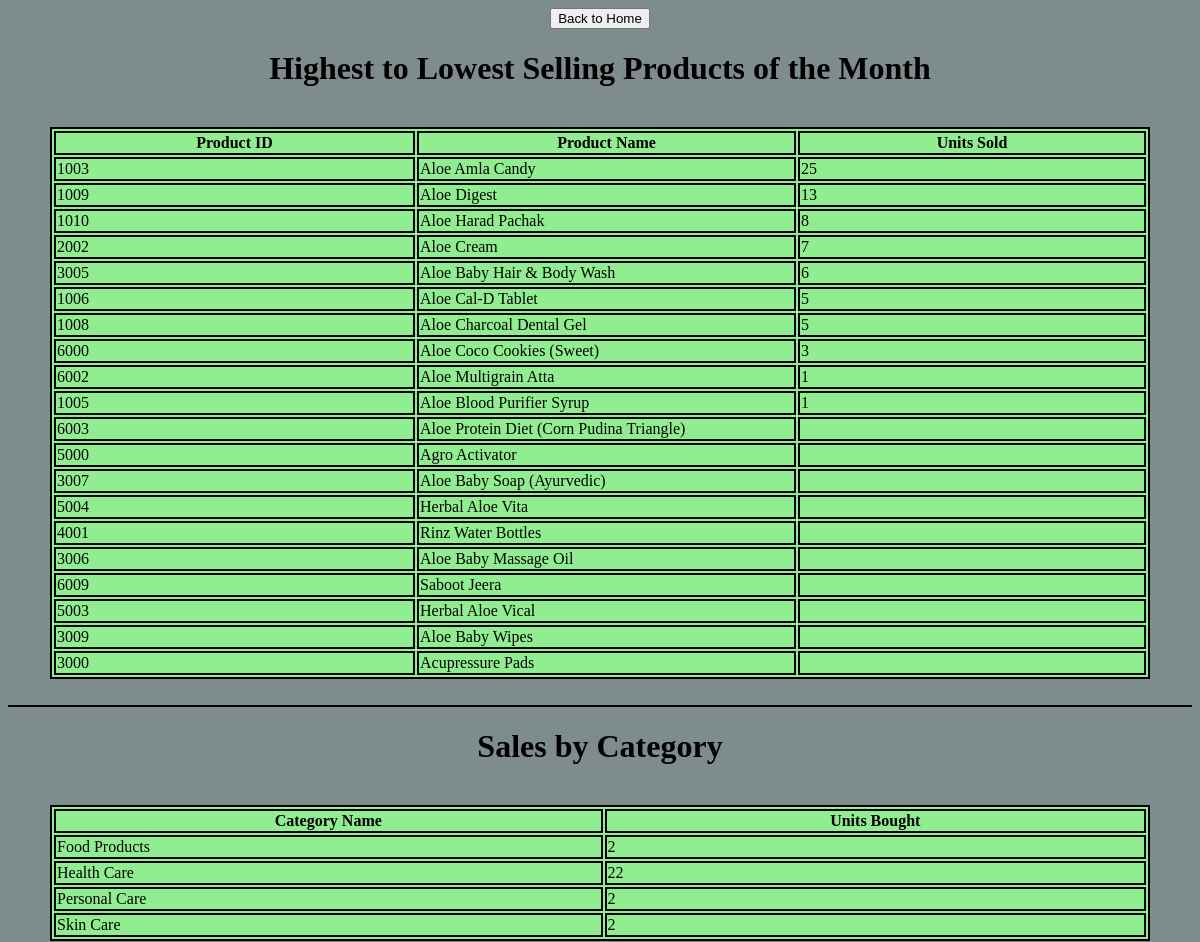
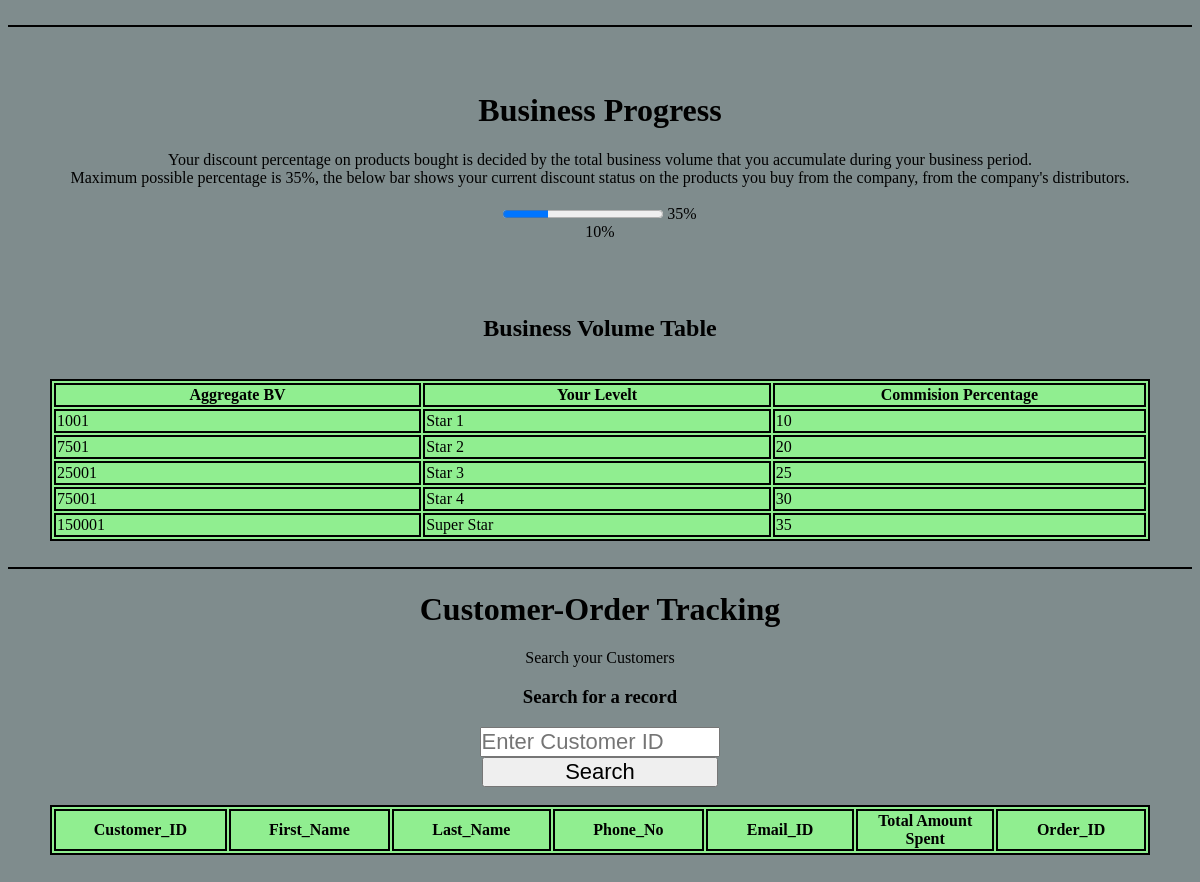
Page /ShopManagement/analysis.php on the committed database (2 pictures, top to bottom).
### tables this page shows
CREATE TABLE `bvlevel` (
  `AggBV` int(11) DEFAULT NULL,
  `Level` varchar(10) DEFAULT NULL,
  `Commission_percentage` int(11) DEFAULT NULL
);

### ShopManagement/analysis.php (the view, shortened to what this page needs)
<!DOCTYPE html>
<html>
<head>
</head>
<body>
	<center>
	<div id="center_button">
    <button onclick="location.href='index.php'">Back to Home </button>
</div>
		<h1> Highest to Lowest Selling Products of the Month</h1>
		<div class="container">
			<table>
				<tr>
					<th>Product ID</th>
					<th>Product Name</th>
					<th>Units Sold</th>
				</tr> <br>
			<?php
			$conn=mysqli_connect("localhost","root","");
					$query ="SELECT inventory.Product_ID, products.Name,SUM(order_details.Unit) AS Total
					   FROM inventory
					   INNER JOIN products
					   ON
					   inventory.Product_ID = products.Product_ID
					   LEFT JOIN order_details
					   ON
					   inventory.Product_ID=order_details.Product_ID
					   GROUP BY inventory.Product_ID
                       ORDER BY Total DESC ";
			$query_run=mysqli_query($conn,$query);
			if(mysqli_num_rows($query_run)>0)
			{
				while($row=mysqli_fetch_array($query_run))
				{
					 ?>
					 <tr>
					 <td><?php echo $row['Product_ID'] ?></td>
					 <td><?php echo $row['Name'] ?></td>
					 <td><?php echo $row['Total'] ?></td>
					 </tr>
					<?php
				}
			}
			 ?>
			 </table>
			 <br>
			 <hr color="black">
		</div>
	</center>
<!DOCTYPE html>
<html>
<head>
</head>
<body>
	<center>
		<h1>Sales by Category</h1>
		<div class="container">
			<table>
				<tr>
					<th>Category Name</th>
					<th>Units Bought</th>
				</tr> <br>
			<?php
			$conn=mysqli_connect("localhost","root","");
					$query ="SELECT product_category.Name,COUNT(order_details.Unit) AS UnitsBought
							FROM order_details
							INNER JOIN products ON order_details.Product_ID=products.Product_ID
							INNER JOIN product_category ON products.Category_ID=product_category.Category_ID
							GROUP BY product_category.Name";
			$query_run=mysqli_query($conn,$query);
			if(mysqli_num_rows($query_run)>0)
			{
				while($row=mysqli_fetch_array($query_run))
				{
					 ?>
					 <tr>
					 <td><?php echo $row['Name'] ?></td>
					 <td><?php echo $row['UnitsBought'] ?></td>
					 </tr>
					<?php
				}
			}
			 ?>
			 </table>
			 <br>
			 <hr color="black">
		</div>
	</center>
	<body>
		<center><br><br>
			<h1>Business Progress</h1>
<?php
	$conn=mysqli_connect("localhost","root","");
	$query="SELECT Commission_percentage FROM bvlevel where AggBV<=(
			SELECT
			SUM(order_details.Unit*products.BV)
			FROM order_details
			INNER JOIN products ON
			order_details.Product_ID=products.Product_ID
			)";
	$query_run=mysqli_query($conn,$query);
	if(mysqli_num_rows($query_run)>0)
	{
	while($row=mysqli_fetch_array($query_run))
		{
			?>
			<?php
			$x=$row['Commission_percentage'];
			}
		}
?>
<!DOCTYPE html>
<html>
<head>
	<link rel="stylesheet" href="css/stylebar.css">
</head>
<body style="background-color:#7f8c8d">
<div id="main-wrapper">
<center>
		<form>
	Your discount percentage on products bought is decided by the total business volume that you accumulate during your business period.<br>
	Maximum possible percentage is 35%, the below bar shows your current discount status on the products you buy from the company, from the company's distributors. <br><br>
	<progress value=<?php echo $x ?> max=35></progress>
	<label for="thirty five"class="label">35% </label>
			<br> <?php echo "$x" ?>%
			<br>
			<br>
			<br>
			<br>
	</form>
</center>
<!DOCTYPE html>
<html>
<head>
</head>
<body>
	<center>
		<h2>Business Volume Table</h2>
		<div class="container">
			<table>
				<tr>
					<th>Aggregate BV</th>
					<th>Your Levelt</th>
					<th>Commision Percentage</th>
				</tr> <br>
			<?php
			$conn=mysqli_connect("localhost","root","");
					$query ="SELECT * FROM bvlevel";
			$query_run=mysqli_query($conn,$query);
			if(mysqli_num_rows($query_run)>0)
			{
				while($row=mysqli_fetch_array($query_run))
				{
					 ?>
					 <tr>
					 <td><?php echo $row['AggBV'] ?></td>
					 <td><?php echo $row['Level'] ?></td>
					 <td><?php echo $row['Commission_percentage'] ?></td>
					 </tr>
					<?php
				}
			}
			 ?>
			 </table>
			 <br>
			 <hr color="black">
		</div>
	</center>
</div>
</body>
</html>
		</center>
		<!DOCTYPE html>
<html>
<head>
</head>
<body>
	<center>
	<h1>Customer-Order Tracking</h1>
	Search your Customers
		<h3>Search for a record</h3>
		<div class="container">
			<form action="" method="POST">
				<input type="text" name="Customer_ID" class="btn" placeholder="Enter Customer ID"/>
				<br>
				<input type="submit" name="search" class="btn" value="Search"/>
			</form>
			<table>
				<tr>
					<th>Customer_ID</th>
					<th>First_Name</th>
					<th>Last_Name</th>
					<th>Phone_No</th>
					<th>Email_ID</th>
					<th>Total Amount Spent</th>
					<th>Order_ID</th>
				</tr> <br>
			 </table>
			 <br>
			 <br>
			 <br>
			 <br>
			 <br>
		</div>
	</center>
</body>
</html>
	</body>
</body>
</html>

### ShopManagement/analysis.php (style rules this page uses)
body { background-color:#7f8c8d; }
table,th,td { border: 2px solid black; width:1200px; background-color:white; }
table,th,td { border: 2px solid black; width:1100px; background-color: lightgreen; }
.btn { width: 20%; height:5%; font-size: 22px; padding: 0px; }

### rows in the picture
bvlevel: AggBV "1001", Level "Star 1", Commission_percentage "10"
bvlevel: AggBV "7501", Level "Star 2", Commission_percentage "20"
bvlevel: AggBV "25001", Level "Star 3", Commission_percentage "25"
bvlevel: AggBV "75001", Level "Star 4", Commission_percentage "30"
bvlevel: AggBV "150001", Level "Super Star", Commission_percentage "35"

### other values in the picture
$row['Product_ID'] "1003"
$row['Name'] "Aloe Amla Candy"
$row['Total'] "25"
$row['Product_ID'] "1009"
$row['Name'] "Aloe Digest"
$row['Total'] "13"
$row['Product_ID'] "1010"
$row['Name'] "Aloe Harad Pachak"
$row['Total'] "8"
$row['Product_ID'] "2002"
$row['Name'] "Aloe Cream"
$row['Total'] "7"
$row['Product_ID'] "3005"
$row['Name'] "Aloe Baby Hair & Body Wash"
$row['Total'] "6"
